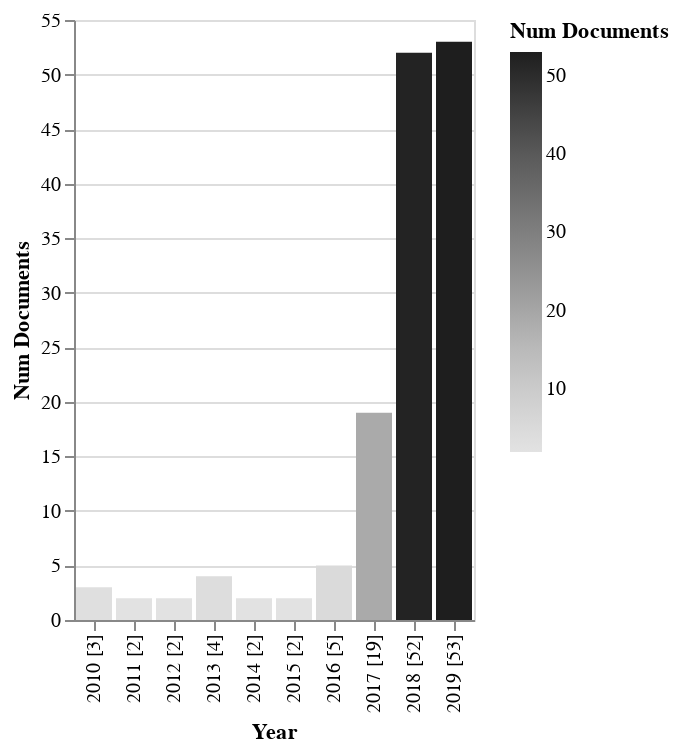

The notebook cell saved with this chart:
### Code cell
# df.documents_by_year().altair_barplot()

### Figure 1 — Vega-Lite specification as saved in the notebook (floating-point values rounded to 4 significant figures)
{"config": {"view": {"continuousWidth": 400, "continuousHeight": 300}}, "data": {"name": "data-9022fb49f678c583770b19b80daedb91"}, "mark": "bar", "encoding": {"color": {"type": "quantitative", "field": "Num Documents", "scale": {"scheme": "greys"}}, "x": {"type": "nominal", "field": "Year", "sort": {"field": "Num Documents:Q"}}, "y": {"type": "quantitative", "field": "Num Documents"}}, "$schema": "https://vega.github.io/schema/vega-lite/v4.8.1.json", "datasets": {"data-9022fb49f678c583770b19b80daedb91": [{"Year": "2010 [3]", "Num Documents": 3, "ID": ["[*141*]", "[*142*]", "[*143*]"]}, {"Year": "2011 [2]", "Num Documents": 2, "ID": ["[*139*]", "[*140*]"]}, {"Year": "2012 [2]", "Num Documents": 2, "ID": ["[*137*]", "[*138*]"]}, {"Year": "2013 [4]", "Num Documents": 4, "ID": ["[*133*]", "[*134*]", "[*135*]", "[*136*]"]}, {"Year": "2014 [2]", "Num Documents": 2, "ID": ["[*131*]", "[*132*]"]}, {"Year": "2015 [2]", "Num Documents": 2, "ID": ["[*129*]", "[*130*]"]}, {"Year": "2016 [5]", "Num Documents": 5, "ID": ["[*124*]", "[*125*]", "[*126*]", "[*127*]", "[*128*]"]}, {"Year": "2017 [19]", "Num Documents": 19, "ID": ["[*105*]", "[*106*]", "[*107*]", "[*108*]", "[*109*]", "[*110*]", "[*111*]", "[*112*]", "[*113*]", "[*114*]", "[*115*]", "[*116*]", "[*117*]", "[*118*]", "[*119*]", "[*120*]", "[*121*]", "[*122*]", "[*123*]"]}, {"Year": "2018 [52]", "Num Documents": 52, "ID": ["[*53*]", "[*54*]", "[*55*]", "[*56*]", "[*57*]", "[*58*]", "[*59*]", "[*60*]", "[*61*]", "[*62*]", "[*63*]", "[*64*]", "[*65*]", "[*66*]", "[*67*]", "[*68*]", "[*69*]", "[*70*]", "[*71*]", "[*72*]", "[*73*]", "[*74*]", "[*75*]", "[*76*]", "[*77*]", "[*78*]", "[*79*]", "[*80*]", "[*81*]", "[*82*]", "[*83*]", "[*84*]", "[*85*]", "[*86*]", "[*87*]", "[*88*]", "[*89*]", "[*90*]", "[*91*]", "[*92*]", "[*93*]", "[*94*]", "[*95*]", "[*96*]", "[*97*]", "[*98*]", "[*99*]", "[*100*]", "[*101*]", "[*102*]", "[*103*]", "[*104*]"]}, {"Year": "2019 [53]", "Num Documents": 53, "ID": ["[*0*]", "[*1*]", "[*2*]", "[*3*]", "[*4*]", "[*5*]", "[*6*]", "[*7*]", "[*8*]", "[*9*]", "[*10*]", "[*11*]", "[*12*]", "[*13*]", "[*14*]", "[*15*]", "[*16*]", "[*17*]", "[*18*]", "[*19*]", "[*20*]", "[*21*]", "[*22*]", "[*23*]", "[*24*]", "[*25*]", "[*26*]", "[*27*]", "[*28*]", "[*29*]", "[*30*]", "[*31*]", "[*32*]", "[*33*]", "[*34*]", "[*35*]", "[*36*]", "[*37*]", "[*38*]", "[*39*]", "[*40*]", "[*41*]", "[*42*]", "[*43*]", "[*44*]", "[*45*]", "[*46*]", "[*47*]", "[*48*]", "[*49*]", "[*50*]", "[*51*]", "[*52*]"]}]}}
